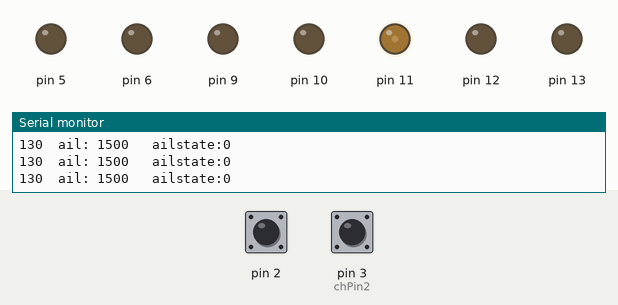
The sketch below on a simulated Arduino Uno, built with avr-gcc and run on an emulated ATmega328P. On the bench: output pins drawn as LEDs (lit = HIGH), the last lines printed to the serial monitor. The test bench sets the inputs (shaded band); at power-on: pin 2 LOW, pin 3 (chPin2) LOW. Random numbers use the default seed unless the sketch sets one.

Above: at 11.2 s.
11.3 s: pin 2 pulsed HIGH 2 times (0.12 s each, 0.3 s apart)
At 12.08 s:
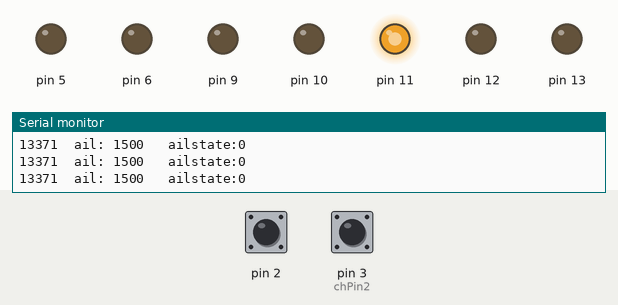
14.3 s: pin 3 (chPin2) pulsed HIGH 2 times (0.12 s each, 0.3 s apart)
At 14.48 s:
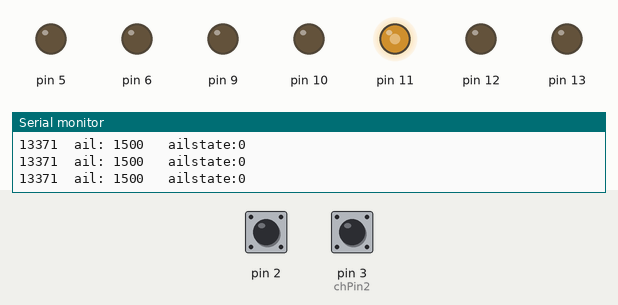
At 15.43 s:
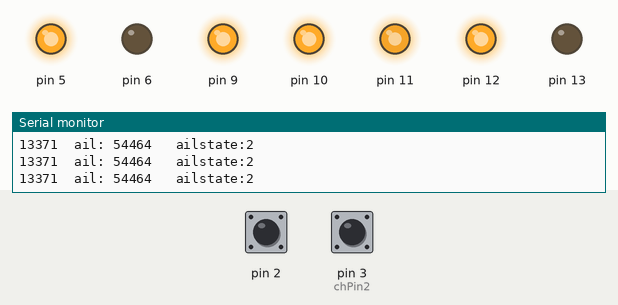
Timing chart, 0 to 26.3 s (numbered marks = the images above; inputs shaded):
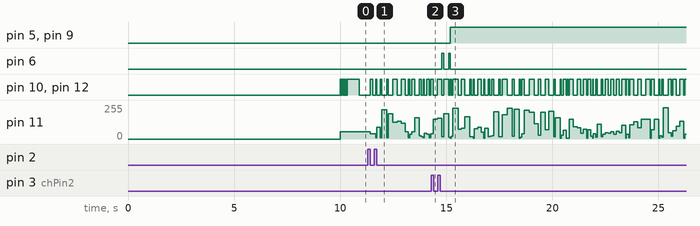

The sketch:

ailerons_state_thrFSM.ino
```cpp
/* Ailerons state machine
            Serial.print(mid_point);

Pilotare un LED RGB in base al canale degli alettoni:
Questo sketch usa 2 interrupts per thr e alettoni.

INPUT:
PIN 2   : throttle
PIN 3   : alettoni

OUTPUT:
ailerons	RGB Alettoni
motore		Motore PWM
left, right 2 Lampeggiatori PWM laterali + PWM

FSM per alettoni
= 3 stati + 2 transizioni:
- piatto
- roll a sx
- roll a dx
- piatto -> sx
- piatto -> dx


Ciclo if per gestione di 3 stati del motore:
- idle
- middle
- max


TODO:
* Da testare! Mai provato.

*/

#include <common.h>
#define DEBUG

// Variabili per interrupt 0 si PIN 2
volatile unsigned int thr = 1500; // Valore computato
volatile unsigned int chStart2 = 1500; // Inizio rilevamento

// Variabili per interrupt 1 su PIN 3
volatile unsigned int ail = 1500; // Valore computato
volatile unsigned int chStart3 = 1500; // Inizio rilevamento

// Variabili per autocalibrazione 0
const byte chPin2 = 3; // PIN per la calibrazione
int mid_point2 = 1500;

// LEDs:
Pwm motore = 11;

// LED RGB alettoni
RGBLed ailerons(5,6,9,255); // Common Cat
// Transizione: Pwm
Lampeggiatore sxLamp(6); // Lampeggiatore
Lampeggiatore dxLamp(9); // Lampeggiatore


// Variabili per lettura canale servo
byte ailPin = 3; // Calibrazione

// Vars Alettoni
int mid_point = 1560 ; // centro del segnale, trimmato nel setup
const int deviation = 50 ; // deviazione dal punto medio
        //per entrare nello stato successivo dal centro

// Led motore e altri:
Lampeggiatore left = 10;
Lampeggiatore right = 12;
Pwm sotto = 9;

// Quando il Throttle e' in IDE facciamo un PWM anche sui laterali
Pwm lpwm = 10 ;
Pwm rpwm = 12;

// Variabili:
unsigned long currentMillis; // timestamp reference per millis per tutto il loop
byte caso; // Random var
byte thrBit ; // Valore a 8bit per il throttle


// FSM gestione alettoni
enum  { // Stati della FMS
    middle,   // centrale
    sxin,     // transizione a sx
    sx,       // sx
    dxin,     // transizione a dx
    dx        // dx
} ailstate  = middle;

// Vars FSM
unsigned long FSM_lastMillis = 0 ; // Timestamp per la FSM degli alettoni
unsigned long pausa = 500;  // Pausa per la transizione durante gli stati 2, 4 della FSM

///////////////////////////////////////////////////////////
void setup() {


#ifdef DEBUG
   Serial.begin(9600);
#endif

    attachInterrupt(0, chRise2, RISING); // PIN 2 su 328p / 168
    attachInterrupt(1, chRise3, RISING); // PIN 3 su 328p / 168


// Funzione relativa a calibrazione:
mid_point =  calibraTrim(ailPin) + 10 ; // + LED di servizio per monitor calibrazione
//Serial.print(mid_point);
//while(1) {
//}
}

void loop() {
    currentMillis = millis(); // Timestamp per tutto il loop

    switch (ailstate) {
    case middle:
        ailerons.White();
        // Alettoni piatti
        if (ail > mid_point + deviation + deviation /3) {
            // extra margine per avere un po' di gioco
            ailstate = sxin;
            FSM_lastMillis = currentMillis;
        }
        else if (ail < mid_point - deviation - deviation / 3) {
            ailstate = dxin;
            FSM_lastMillis = currentMillis ;
        } ;
        break;

    case sxin:
        // Transizione a sx
        sxLamp.Blink(200);
        if (currentMillis - pausa > FSM_lastMillis ) {
            ailstate = sx;
        }
        break;

    case sx:
        ailerons.Green();
        if (ail < mid_point + deviation) {
            ailstate = middle;
        }
        else if (ail < mid_point - deviation) {
            FSM_lastMillis = currentMillis;
            ailstate = dxin;
        } ;
        break;

    case dxin:
        // Transizione a dx
        dxLamp.Blink(200);
        if (currentMillis - pausa > FSM_lastMillis ) {
            ailstate = dx;
        }
        break;

    case dx:
        ailerons.Blue();
        if (ail > mid_point - deviation) {
            ailstate = middle;
        }
        else if (ail > mid_point + deviation) {
            FSM_lastMillis = currentMillis;
            ailstate = dxin;
        } ;
        break;
    }

// Gestione throttle
    if (thr < 1050) {
        // IDLE
        rpwm.UD(2000);
        lpwm.UD(2000);
        motore.lDown(1500);
    }
    else if (thr > 1900) {
        // Throttle al massimo: LED laterali lampeggiano a caso,
        // Sotto luminosita' a caso
        caso = random(30, 250) ;
        right.Swap();
        left.Swap();
        motore.lSet(caso);
        delay(caso); // Blocking!
    }
    else {
        // Throttle medio
        thrBit = map(thr,1050, 1900, 0, 255);
        right.Blink(1220 - 4 * thrBit );
        left.Blink(1220 - 4 * thrBit );
        motore.lSet(thrBit);   // Luminosita' proporzionale al throttle
    }


#ifdef DEBUG
Serial.print((thr - 980) / 4);
    Serial.print("\tail: ");
    Serial.print(ail);
    Serial.print("\t ailstate:");
    Serial.println(ailstate);
#endif
}


// Functions
void chRise2() {
    attachInterrupt(0, chFall2, FALLING);
    chStart2 = micros();
}

void chFall2() {
    attachInterrupt(0, chRise2, RISING);
    thr = micros() - chStart2;
}
// Seconod iterrupt
void chRise3() {
    attachInterrupt(1, chFall3, FALLING);
    chStart3 = micros();
}

void chFall3() {
    attachInterrupt(1, chRise3, RISING);
    ail = micros() - chStart3;
}
```

Measured:
- after the input at 14.3 s, pin 5, pin 9: LOW → HIGH after 0.88 s; pin 6: alternates HIGH for 0.08 s and LOW for 0.23 s, 4 changes in all, then stays LOW, starting after 0.50 s
